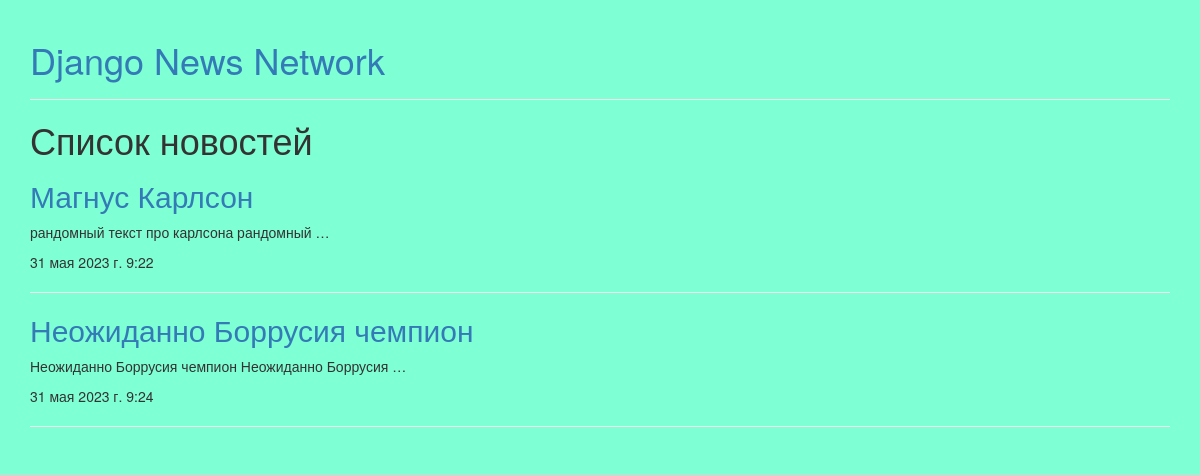
The page /post-list/?tag=рекорд on the database its author committed.
### core/models.py (models this page shows, shortened)
class Post(models.Model):
    title = models.CharField(max_length=255, verbose_name='Заголовок')
    text = models.TextField(verbose_name='Текст')
    subcategory = models.ForeignKey(SubCategory, on_delete=models.PROTECT, verbose_name='Подкатегория', related_name='posts')
    tags = models.ManyToManyField(Tag, verbose_name='Теги', related_name='posts')
    poster = models.ImageField(upload_to='posters', verbose_name='Постер')
    created_at = models.DateTimeField(auto_now_add=True, verbose_name='Дата создания')
    updated_at = models.DateTimeField(auto_now=True, verbose_name='Дата обновления')

### core/views.py (the view)
# urls.py: path('post-list/', PostListView.as_view(), name='post-list'),
class PostListView(ListView):
    model = Post
    template_name = 'core/post-list.html'
    def get(self, request, *args, **kwargs):
        params = request.GET
        tag = params.get('tag')
        subcategory = params.get('subcategory')
        category = params.get('category')
        if tag:
            posts = Post.objects.filter(tags__name=tag)
            context = {
                'posts': posts
            }
            return render(request, self.template_name, context)
        elif subcategory:
            posts = Post.objects.filter(subcategory__name=subcategory)
            context = {
                'posts': posts
            }
            return render(request, self.template_name, context)
        elif category:
            posts = Post.objects.filter(subcategory__category__name=category)
            context = {
                'posts': posts
            }
            return render(request, self.template_name, context)
        posts = Post.objects.all()
        context = {
            'posts': posts
        }
        return render(request, self.template_name, context)

### templates/core/post-list.html (shortened to what this page needs)
{% extends "base.html" %}
{% block content %}
    <h1>Список новостей</h1>
    {% for post in posts %}
        <a href="/post-detail/{{post.id}}/">
            <h2>{{ post.title }}</h2>
        </a>
        <p>{{ post.text | truncatewords:5 }}</p>
        <p>{{ post.created_at }}</p>
        <hr>
    {% endfor %}
{% endblock %}

### static/css/style.css (style rules this page uses)
body { background-color: aquamarine; }

### rows shown on the page
Post: title "Магнус Карлсон", text "рандомный текст про карлсона рандомный …", created_at "31 мая 2023 г. 9:22"
Post: title "Неожиданно Боррусия чемпион", text "Неожиданно Боррусия чемпион Неожиданно Боррусия …", created_at "31 мая 2023 г. 9:24"
